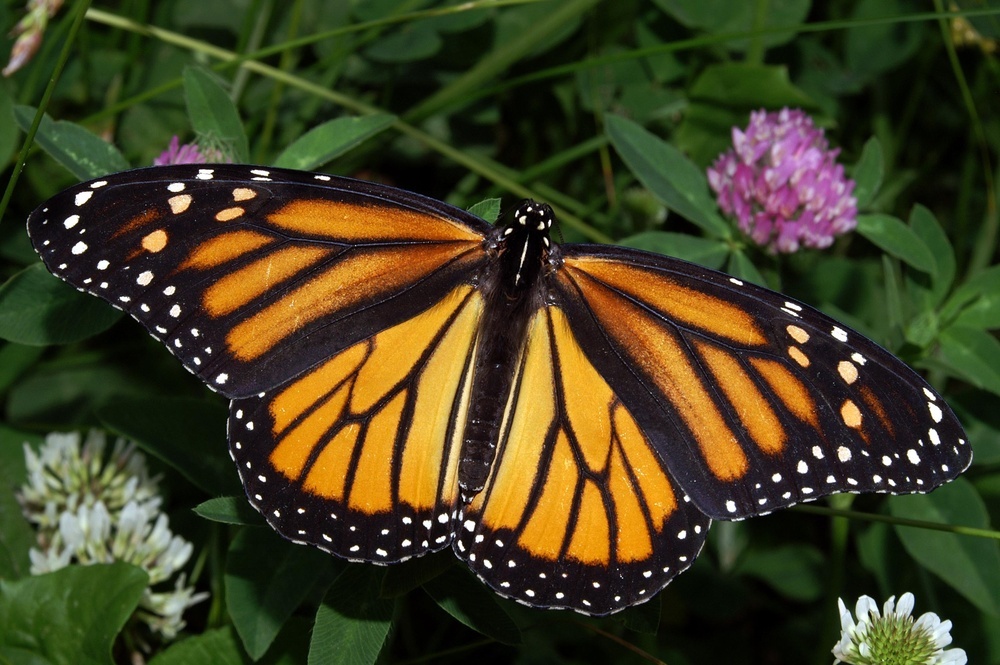
#> input picture monarch.jpg, 1000 x 665 px, shrunk from 3008 x 2000 before the run
$ jupyter execute K-means-clustering.ipynb   (shell and % lines are left out)
#> lines starting #> are read from the running program, lines starting #| are printed output that depends on the picture; after the words box and inside, x2 and y2 are one past the last pixel; in counts of white or black regions, pixels touching at a corner belong together
[cell 1]
import numpy as np
import matplotlib.pyplot as plt
import cv2

[cell 2]
image = cv2.imread('monarch.jpg')
#> image is the input picture: shape (665, 1000, 3); mean B, G, R 32.9, 63.4, 66.8

image_copy = np.copy(image)

image_copy = cv2.cvtColor(image_copy, cv2.COLOR_BGR2RGB)

plt.imshow(image_copy)

plt.xticks([])
plt.yticks([])

plt.show()

[cell 3]
pixel_vals = image_copy.reshape((-1,3))

pixel_vals = np.float32(pixel_vals)

[cell 4]
k = 2
criteria = (cv2.TERM_CRITERIA_EPS + cv2.TERM_CRITERIA_MAX_ITER, 10, 1.0)
retval, labels, centers = cv2.kmeans(pixel_vals,k,None,criteria, 10, cv2.KMEANS_RANDOM_CENTERS)
#> retval = 1.91e+09; centers = [[34.69, 42.62, 21.53], [195.9, 146.8, 78.71]]

[cell 5]
centers = np.uint8(centers)
#> centers = [[34, 42, 21], [195, 146, 78]]

segmented_data = centers[labels.flatten()]

segmented_image = segmented_data.reshape((image_copy.shape))
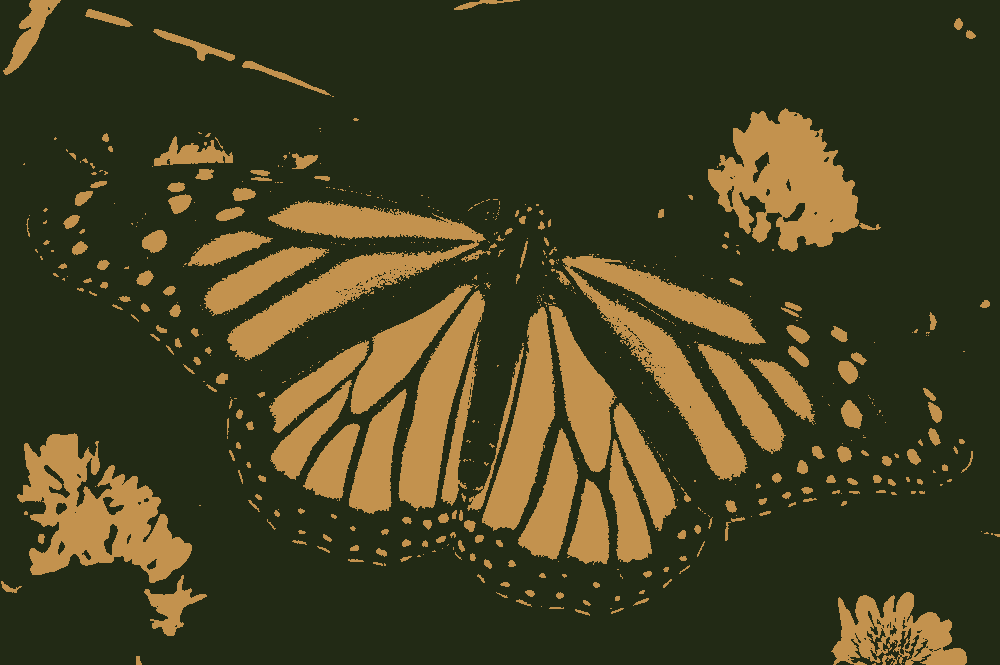
#> segmented_image: shape (665, 1000, 3); mean R, G, B 66, 62.7, 32.3
labels_reshape = labels.reshape(image_copy.shape[0], image_copy.shape[1])
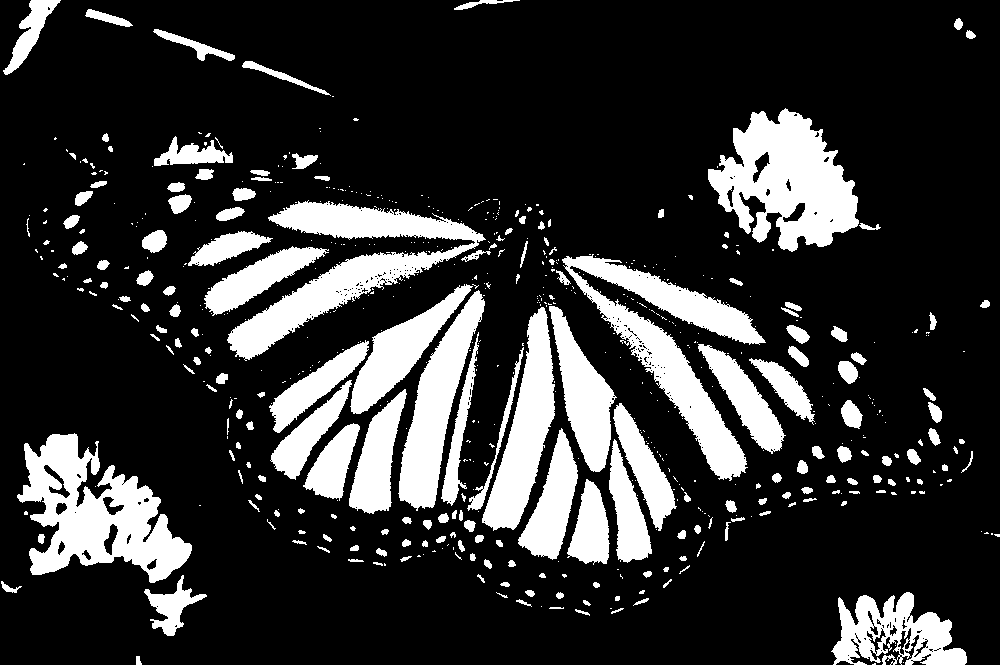
#> labels_reshape: shape (665, 1000) int32; values 0 (black) and 1 (white), 19.9% white; 610 white regions (407 under 20 px), largest, box (x1, y1, x2, y2) and area: (17, 433, 192, 583) 12717, (708, 108, 859, 252) 12595, (562, 254, 766, 481) 12281

plt.imshow(segmented_image)

[cell 6]
plt.imshow(labels_reshape == 1,cmap='gray')
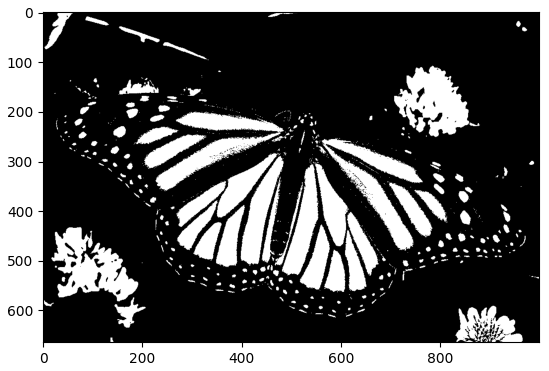
#> figure drawn by matplotlib, 1 panel

[cell 7]
masked_image = np.copy(image_copy)

masked_image[labels_reshape == 1] = [0,0,0]
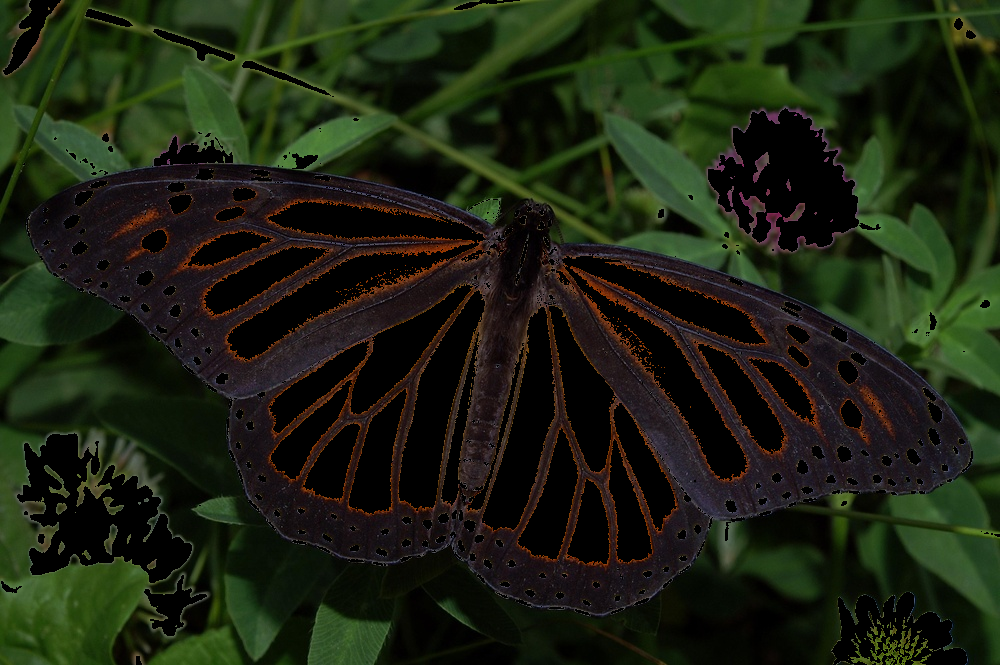
#> masked_image: shape (665, 1000, 3); mean R, G, B 27.8, 34.1, 17.2

plt.imshow(masked_image)

$ run again, with birds.jpg copied over monarch.jpg
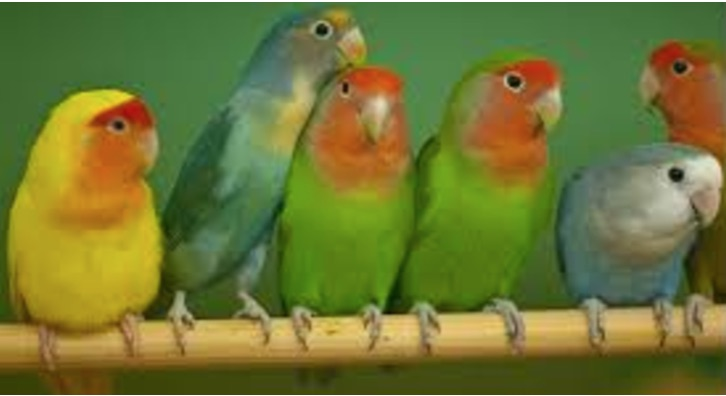
#> input picture birds.jpg, 726 x 396 px
#> image is the input picture: shape (396, 726, 3); mean B, G, R 52.2, 118.2, 111.1
#> `retval, labels, centers = cv2.kmeans(pixel_vals,k,None,criteria, 10, c..`: retval = 730070233.2; centers = [[79.93, 104.5, 43.67], [173.7, 145.8, 69.47]]
#> `centers = np.uint8(centers)`: centers = [[79, 104, 43], [173, 145, 69]]
#> `labels_reshape = labels.reshape(image_copy.shape[0], image_copy.shape[..`:
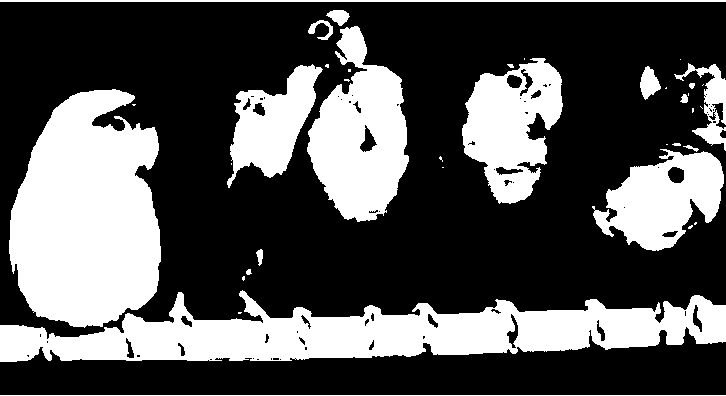
#> labels_reshape: shape (396, 726) int32; values 0 (black) and 1 (white), 33.2% white; 38 white regions (19 under 20 px), largest, box (x1, y1, x2, y2) and area: (0, 290, 726, 362) 28344, (9, 89, 161, 328) 27641, (307, 26, 409, 222) 12044
#> `masked_image[labels_reshape == 1] = [0,0,0]`:
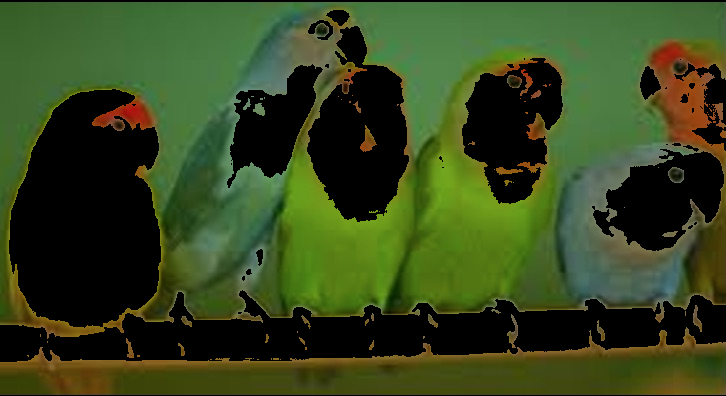
#> masked_image: shape (396, 726, 3); mean R, G, B 53.4, 69.8, 29.2
